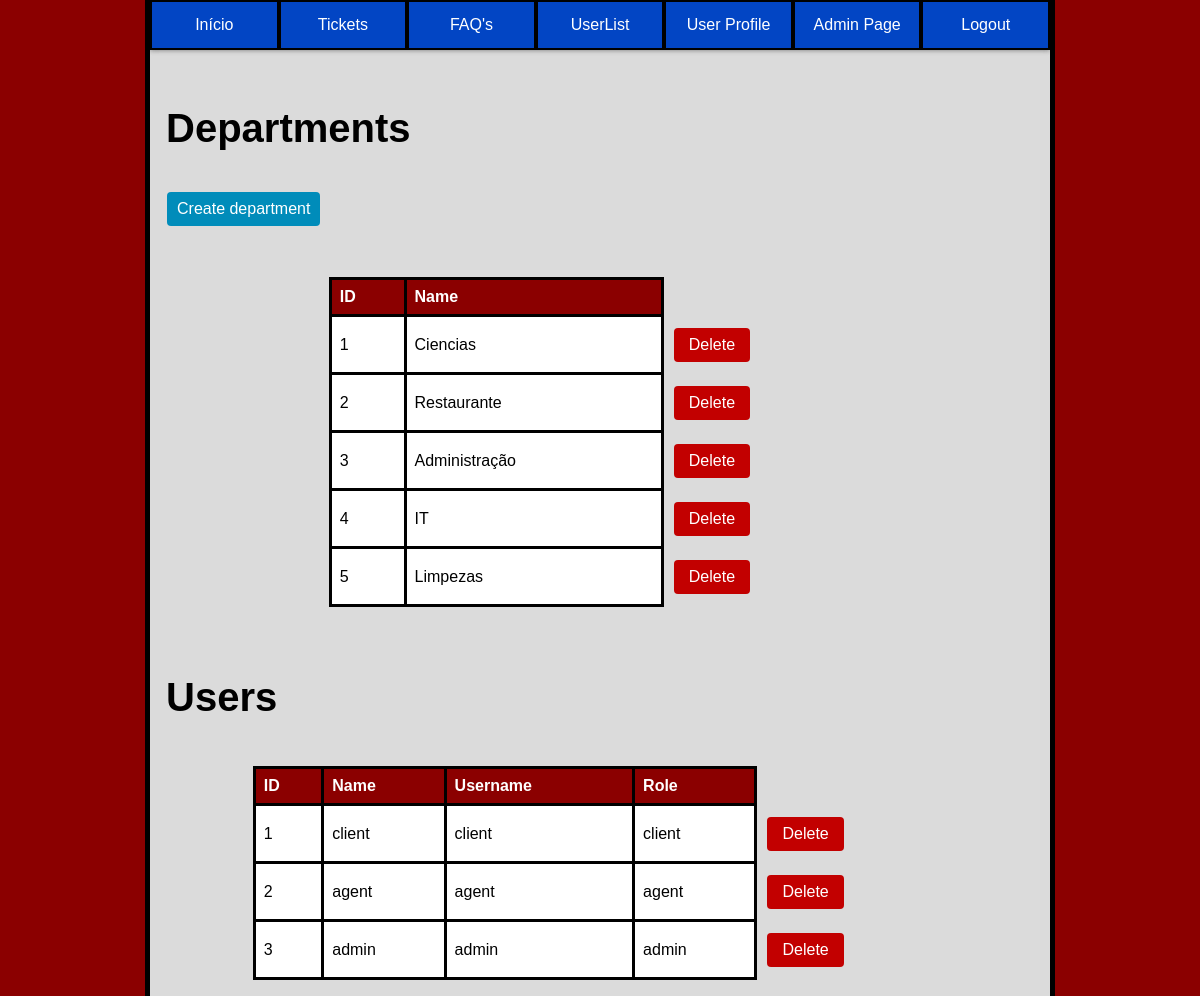
Page /pages/admin_page.php (signed in) on the committed database.
### tables this page shows
CREATE TABLE department(
    id INTEGER PRIMARY KEY,
    name VARCHAR(50) NOT NULL
);

CREATE TABLE user(
    id INTEGER PRIMARY KEY,
    name VARCHAR(50) NOT NULL,
    username VARCHAR(50) UNIQUE NOT NULL,
    email VARCHAR(50) UNIQUE NOT NULL,
    password VARCHAR(255) NOT NULL,
    role VARCHAR(10) CHECK(role = 'client' or role = 'agent' or role = 'admin') NOT NULL,
    department_id INTEGER,
    FOREIGN KEY (department_id) REFERENCES department(id)
);

### pages/admin_page.php (the view, shortened to what this page needs)
<?php
$db = getDatabaseConnection();
$stmt = $db->prepare('SELECT * FROM user WHERE id = ? and role = "admin"');
$stmt->execute(array($_SESSION["user_id"]));
$user = $stmt->fetch();
?>
<!DOCTYPE html>
<html lang="en-US">
<link rel="stylesheet" href="../css/style_index.css">
<link rel="stylesheet" href="../css/admin_page.css">
   <head>
   </head>
   <body>
   <div class="container_master">
    <div class="container">
        <ul class="buttons">
            <button class="index" onclick="indexPage()">Início</button>
            <button class="tickets" onclick="ticketsPage()">Tickets</button>
            <button class="faqs" onclick="faqsPage()">FAQ's</button>
            <button class="users" onclick="usersPage()">UserList</button>
            <button class="user_profile" onclick="sendDataUser('<?php echo $user['username'] ?>')">User Profile</button>
            <?php if($user["role"] == "admin"): ?>
            <button class="admin_page" onclick="adminPage()">Admin Page</button>
            <?php endif; ?>
            <button class="logout" onclick="logoutPage()">Logout</button>
        </ul>
    </div>
    <div class="content">
        <div class="content_department">
        <h3>Departments</h3>
        <form method="POST" action="admin_page.php">
        <a href="create_department.php">Create department</a>
        <table>
        <thead>
            <tr>
                <th>ID</th>
                <th>Name</th>
            </tr>
        </thead>
        <tbody>
            <?php
               $db = getDatabaseConnection();
               $stmt = $db->prepare('SELECT * FROM department');
               $stmt->execute();
               $departments = $stmt->fetchAll();
               foreach ($departments as $department) {
                echo "<tr>
                    <td>" . $department['id'] . "</td>
                    <td>" . $department['name'] . "</td>
                    <td><button type='submit' name='del_dp' value='".$department['id']."'>Delete</button></td>
                </tr>";
               }
            ?>
        </tbody>
      </table>
      <br>
      </form>
      </div>
      <div class="content_user">
        <h3>Users</h3>
        <form method="POST" action="admin_page.php">
        <table>
        <thead>
            <tr>
                <th>ID</th>
                <th>Name</th>
                <th>Username</th>
                <th>Role</th>
            </tr>
        </thead>
        <tbody>
            <?php
               $db = getDatabaseConnection();
               $stmt = $db->prepare('SELECT * FROM user');
               $stmt->execute();
               $users_list = $stmt->fetchAll();
               foreach ($users_list as $user_list) {
                echo "<tr>
                    <td>" . $user_list['id'] . "</td>
                    <td>" . $user_list['name'] . "</td>
                    <td>" . $user_list['username'] . "</td>
                    <td>" . $user_list['role'] . "</td>
                    <td class='update_no_borders'>
                    <button type='submit' name='del_user' value='".$user_list['id']."'>Delete</button></td>
                </tr>";
               }
            ?>
        </tbody>
      </table>
      </form>
      </div>
   </body>
</html>

### css/style_index.css (style rules this page uses)
body { font-family: Arial, sans-serif; background-color: rgb(219, 219, 219); width: 75%; margin: auto; border-left: 5px solid; border-right: 5px solid; min-height: 100vh; padding-bottom: 1em; }
html { background-color: darkred; }
.container { margin: auto; }
ul { margin-left: -40px; margin-top: auto; margin-right: auto; }
.buttons li, .buttons button { background-color: #0245c4; text-decoration: none; border: none; color: white; text-align: center; text-decoration: none; font-size: 16px; cursor: pointer; border:solid 2px black; width: 100%; height: 50px; }
table { border-collapse: collapse; margin-left: auto; margin-right: auto; }
th, td { text-align: left; padding: 8px; border-bottom: solid 3px black; border: solid 3px black; background-color: white; }
th { background-color: darkred; color: white; }
.container { box-shadow: 0 0 5px rgba(0, 0, 0, 0.25),0 0 5px rgba(0, 0, 0, 0.25); }
.buttons { display: flex; flex-direction: row; flex-grow: 1; }
.content { margin: auto; overflow: auto; padding-left: 1em; padding-right: 1em; }
table button { background: none; border: none; padding: 0; font-size: 16px; cursor: pointer; text-decoration: underline; }

### css/admin_page.css (style rules this page uses)
.content_department table { border-collapse: collapse; width: 62.5%; margin-top: 50px; }
.content_department table td:last-child { border-right: none; border-top: none; border-bottom: none; background-color: rgb(219, 219, 219); }
.content_user table td:last-child { border-right: none; border-top: none; border-bottom: none; background-color: rgb(219, 219, 219); }
.content_department td button[name='del_dp'] { background-color: #c20000; border: none; border-radius: 4px; color: white; padding: 8px 15px; text-align: center; text-decoration: none; display: inline-block; font-size: 16px; margin: 4px 2px; cursor: pointer; }
.content_department h3 { font-size: 40px; }
td { background-color: white; }
.content_department a { background-color: #008CBA; border: none; border-radius: 4px; color: white; padding: 8px 10px; text-align: center; text-decoration: none; display: inline-block; font-size: 16px; margin: 1px 1px; cursor: pointer; }
.content_user h3 { padding-top: 10px; margin-bottom: -4px; font-size: 40px; }
.content_user table td.update_no_borders { border-right: none; border-top: none; border-bottom: none; }
.content_user table { border-collapse: collapse; width: 80%; margin-top: 50px; }
.content_user td button[name='del_user'] { background-color: #c20000; border: none; border-radius: 4px; color: white; padding: 8px 15px; text-align: center; text-decoration: none; display: inline-block; font-size: 16px; margin: 4px 2px; cursor: pointer; }

### rows in the picture
department: id "1", name "Ciencias"
department: id "2", name "Restaurante"
department: id "3", name "Administração"
department: id "4", name "IT"
department: id "5", name "Limpezas"
user: id "1", name "client", username "client", role "client"
user: id "2", name "agent", username "agent", role "agent"
user: id "3", name "admin", username "admin", role "admin"
